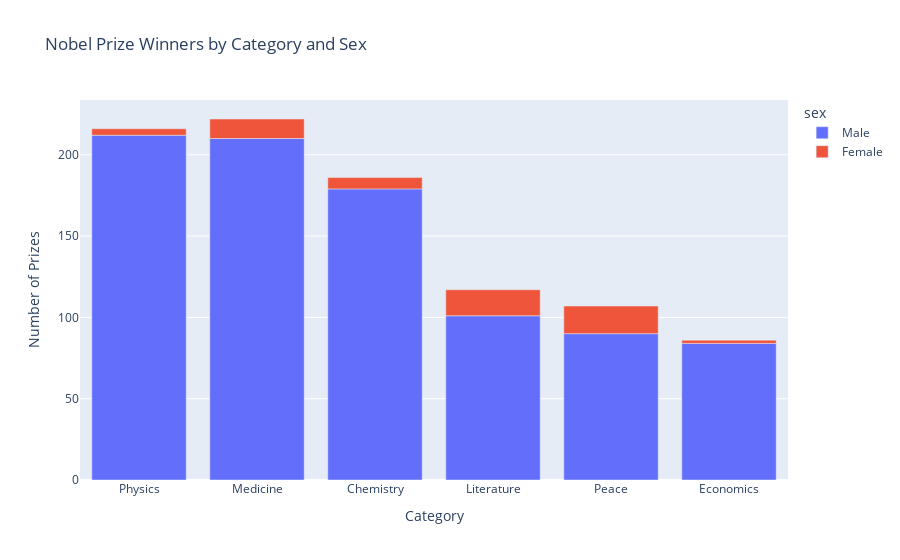

The notebook cell saved with this chart:
### Code cell
category_bar_sex.show()

### Figure 1 — Plotly figure (JSON) as saved in the notebook; plotly's stock layout.template omitted (floating-point values rounded to 4 significant figures)
{"data": [{"alignmentgroup": "True", "hovertemplate": "sex=Male<br>Category=%{x}<br>Number of Prizes=%{y}<extra></extra>", "legendgroup": "Male", "marker": {"color": "#636efa", "pattern": {"shape": ""}}, "name": "Male", "offsetgroup": "Male", "orientation": "v", "showlegend": true, "textposition": "auto", "type": "bar", "x": ["Physics", "Medicine", "Chemistry", "Literature", "Peace", "Economics"], "xaxis": "x", "y": [212, 210, 179, 101, 90, 84], "yaxis": "y"}, {"alignmentgroup": "True", "hovertemplate": "sex=Female<br>Category=%{x}<br>Number of Prizes=%{y}<extra></extra>", "legendgroup": "Female", "marker": {"color": "#EF553B", "pattern": {"shape": ""}}, "name": "Female", "offsetgroup": "Female", "orientation": "v", "showlegend": true, "textposition": "auto", "type": "bar", "x": ["Peace", "Literature", "Medicine", "Chemistry", "Physics", "Economics"], "xaxis": "x", "y": [17, 16, 12, 7, 4, 2], "yaxis": "y"}], "layout": {"barmode": "relative", "legend": {"title": {"text": "sex"}, "tracegroupgap": 0}, "title": {"text": "Nobel Prize Winners by Category and Sex"}, "xaxis": {"anchor": "y", "domain": [0, 1], "title": {"text": "Category"}}, "yaxis": {"anchor": "x", "domain": [0, 1], "title": {"text": "Number of Prizes"}}}}
